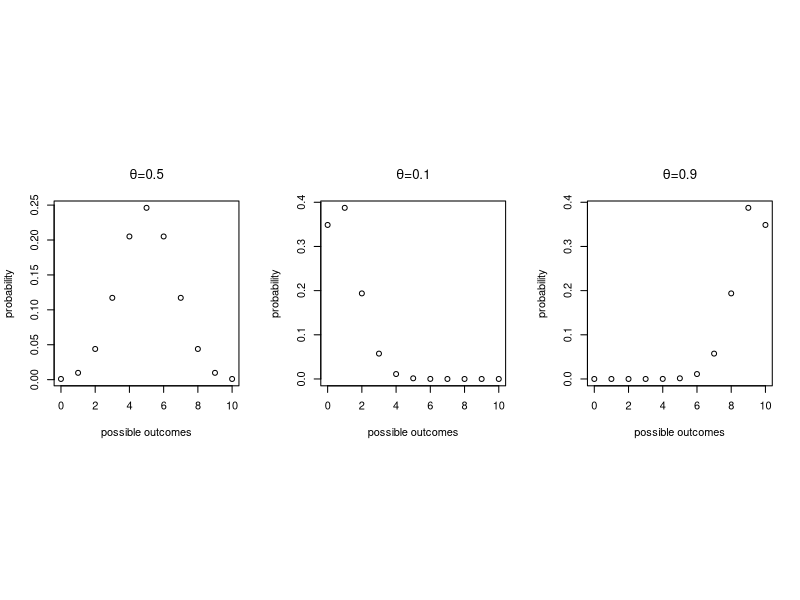
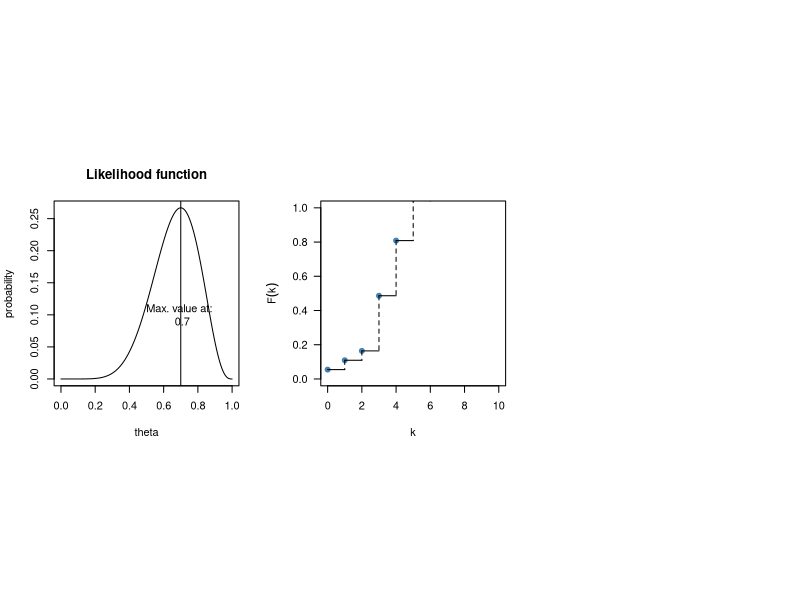
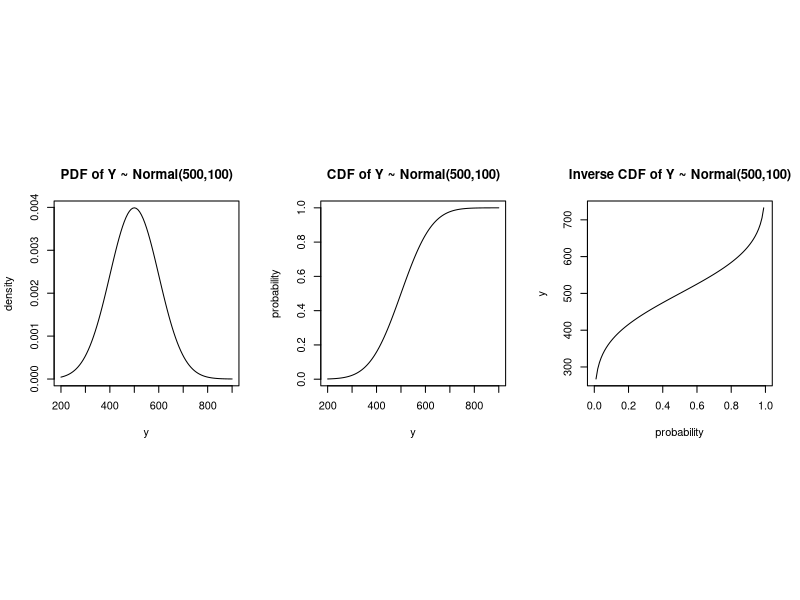

These charts were generated, in order, by the following R code:
## to-do: include venn diagram?


## to-do: do we need to spell this out more?


## --------------------------------------------------------------------------
rbinom(10,n=20,prob=0.5)


## ---- binomplot,echo=FALSE,fig.cap="Probability mass functions of a binomial distribution assuming 10 trials, with 50%, 10%, and 90% probability of success."----
## to-do remove warnings
#library(tibble)
#ggplot(tibble(x=as.integer(0:10), aes(x)) +
#    stat_function(fun=dbinom, geom = "point", 
#                  args = list(size=10, prob=0.5))
op<-par(mfrow=c(1,3),pty="s")
plot(0:10,dbinom(0:10,size=10,prob=0.5),
     xlab="possible outcomes",
     ylab="probability",
     main=expression(paste(theta,"=0.5",sep="")))
plot(0:10,dbinom(0:10,size=10,prob=0.1),xlab="possible outcomes",
     ylab="probability",main=expression(paste(theta,"=0.1",sep="")))
plot(0:10,dbinom(0:10,size=10,prob=0.9),xlab="possible outcomes",
     ylab="probability",
     main=expression(paste(theta,"=0.9",sep="")))


## to-do bar or line graphs above, instead of points


## ---- binomlik,echo=FALSE,fig.cap="The likelihood function for 7 successes out of 10."----
theta<-seq(0,1,by=0.001)
plot(theta,dbinom(7,size=10,prob=theta),
     xlab=expression("theta"),ylab="probability",
     main="Likelihood function",type="l")
abline(v=0.7)
text(0.7,0.1,"Max. value at: \n 0.7")


## DS comment: do we want to show the code for computing all likelihood values? (maybe this comes later?)


## ----dnormexample1,echo=TRUE-----------------------------------------------
dbinom(5,size=10,prob=0.5)


## --------------------------------------------------------------------------
dbinom(5,size=10,prob=c(0.1,0.9))


## ----cdfbinom1,echo=TRUE---------------------------------------------------
## the cumulative probability of obtaining
## 0, 1, or 2 successes out of 10,
## with theta=0.5:
dbinom(0,size=10,prob=0.5)+dbinom(1,size=10,prob=0.5)+
  dbinom(2,size=10,prob=0.5)


## --------------------------------------------------------------------------
sum(dbinom(0:2,size=10,prob=0.5))


## ----pbinomexample1,echo=TRUE----------------------------------------------
pbinom(2,size=10,prob=0.5,lower.tail=TRUE)


## ----pbinomexample2,echo=TRUE----------------------------------------------
pbinom(2,size=10,prob=0.5,lower.tail=FALSE)


## ---- binomcdf,echo=FALSE,fig.cap="The cumulative distribution function for a Binomial distribution assuming 10 trials, with 50% probability of success."----
#op<-par(mfrow=c(1,2),pty="s")
k <- c(1:10)
#plot(k,dbinom(k,size=10,prob=.50),type="h",
#     main="Binomial(n=10,prob=.50)")

fx <- function(x) {
  if(x >= 0 && x < 3) {
    res <-  pbinom(2,size=10,prob=0.50)
  } else if(x >=3 && x < 5) {
    res <- pbinom(4,size=10,prob=0.50)-pbinom(2,size=10,prob=0.50)
  } else if(x >= 5 && x < 6) {
    res <-  pbinom(5,size=10,prob=0.50)-pbinom(4,size=10,prob=0.50)
  } else if(x >= 7 && x < 10) {
    res <-  pbinom(9,size=10,prob=0.50)-pbinom(6,size=10,prob=0.50)
  } else {
    res <- 0
  }

  return(res)
}

fx   <- Vectorize(fx)
grid <- 0:10
p    <- fx(grid)
cdf  <- cumsum(p)

plot(grid, cdf, type = 'p', ylim = c(0, 1), col = 'steelblue',
     xlab = 'k', ylab = expression(F(k)), pch = 19, las = 1)
segments(x0 = grid, x1 = grid + 1, y0 = cdf)
segments(x0 = grid + 1, y0 = c(cdf[-1], 1), y1 = cdf, lty = 2)

#plot(0:10,pbinom(0:10,size=10,prob=0.5),
#     xlab="Possible outcomes k",
#     ylab="Prob. of k or less successes",
#     main="Cumulative distribution function")


## ---- eval=FALSE,binominvcdf,echo=FALSE,fig.cap="The inverse cumulative distribution function for a binomial distribution assuming 10 trials, with 50% probability of success."----
## 
## plot(0:10~pbinom(0:10,size=10,prob=0.5),
##      ylab="Possible outcomes k",
##      xlab="Prob. of k or less successes",
##      main="Cumulative distribution function")


## ----qbinomexample,echo=TRUE-----------------------------------------------
qbinom(0.37,size=10,prob=0.5)


## to-do: explain why qbinom(0.77 gives 5 as an answer and not 4)


## DS comment: maybe it’s good to include an additional Figure for the inverse CDF and an example


## ----rbinomexample,echo=TRUE-----------------------------------------------
rbinom(1,size=10,prob=0.5)


## to-do: introduce Bernoulli here and link it with the code below


## ----rbinomexamplemean,echo=TRUE-------------------------------------------
y<-rbinom(10,size=1,prob=0.5)
mean(y)*10 ; sum(y)


## ---- normdistrn,echo=FALSE,fig.cap="The PDF, CDF, and inverse CDF for the $Normal(\\mu=500,\\sigma=100)$."----
op<-par(mfrow=c(1,3),pty="s")
plot(function(y) dnorm(y,mean=500,sd=100), 200, 900,
      main = "PDF of Y ~ Normal(500,100)",
              ylab="density",xlab="y")
plot(function(y) pnorm(y,mean=500,sd=100), 200, 900,
      main = "CDF of Y ~ Normal(500,100)",
              ylab="probability",xlab="y")
plot(function(y) qnorm(y,mean=500,sd=100), 0, 1,
      main = "Inverse CDF of Y ~ Normal(500,100)",
              ylab="y",xlab="probability")


## to-do: Maybe this is the place to mention some interesting properties like:

## Normal(mu, sigma) = mu + Normal(0,1) * sigma

## (We'll use this property a lot later when we code in Stan)


## ----pnormexample----------------------------------------------------------
pnorm(700,mean=500,sd=100)-pnorm(200,mean=500,sd=100)


## to-do: add figure illustrating the above


## ----qnormexample----------------------------------------------------------
qnorm(0.975,mean=500,sd=100)


## ----rnormexample----------------------------------------------------------
y<-rnorm(10,mean=500,sd=100)
mean(y);var(y)


## --------------------------------------------------------------------------
## density:
dnorm(1,mean=0,sd=1)


## --------------------------------------------------------------------------
pnorm(2,mean=0,sd=1)-pnorm(-2,mean=0,sd=1)


## --------------------------------------------------------------------------
dbinom(2,size=10,prob=0.5)
pbinom(2,size=10,prob=0.5)-pbinom(1,size=10,prob=0.5)


## --------------------------------------------------------------------------
BinLik<-function(theta){
  choose(10,8)*theta^8 * (1-theta)^2
}
integrate(BinLik,lower=0,upper=1)$value


## to-do: add summary


## ----echo=FALSE------------------------------------------------------------
## DATA GENERATION
mean.val<-round(rnorm(1,mean=100,sd=100),digits=0)
sd.val<-round(rnorm(1,mean=100,sd=1.5),digits=0)

q1<-round(rnorm(1,mean=100,sd=100)+50,digits=0)
q2<-round(rnorm(1,mean=100,sd=100)-100,digits=0)

if(q1>q2){
sol<-pnorm(q1,mean=abs(mean.val),sd=abs(sd.val))-pnorm(q2,mean=abs(mean.val),sd=abs(sd.val))
} else {
  sol<-pnorm(q2,mean=abs(mean.val),sd=abs(sd.val))-pnorm(q1,mean=abs(mean.val),sd=abs(sd.val))
}


## ----echo=FALSE------------------------------------------------------------
mu<-round(rnorm(1,mean=51,sd=2),digits=0)
sigma<-round(runif(1,min=2,max=4),digits=0)

q<-round(runif(1,min=40,max=50))
q1<-round(runif(1,min=51,max=60))


p1<-round(pnorm(q,mean=mu,sd=sigma),digits=3)
p2<-round(1-pnorm(q,mean=mu,sd=sigma),digits=3)
p3<-round(1-pnorm(q1,mean=mu,sd=sigma),digits=3)


## ----echo=FALSE------------------------------------------------------------
mu<-round(runif(1,min=45,max=55),digits=0)
sigma<-round(runif(1,min=2,max=10),digits=0)

p1<-round(pnorm(mu-5,mean=mu,sd=sigma),digits=3)
p2<-round(pnorm(mu+3,mean=mu,sd=sigma)-pnorm(mu-3,mean=mu,sd=sigma),digits=3)
p3<-round(1-pnorm(mu+1,mean=mu,sd=sigma),digits=3)


## ----echo=FALSE------------------------------------------------------------
prob1<-round(runif(1,min=0,max=1),digits=2)
if(prob1<=0.5){
 prob2<-round(runif(1,min=0.55,max=0.99),digits=2)
} else {
    prob2<-prob1
    prob1<-round(runif(1,min=0.01,max=0.40),digits=2)}

lower<-round(qnorm(prob1,mean=1,sd=1),digits=3)
upper<-round(qnorm(prob2,mean=1,sd=1),digits=3)


## ----echo=FALSE------------------------------------------------------------
mu<-round(runif(1,min=50,max=60),digits=3)
sigma<-round(runif(1,min=0.5,max=1.5),digits=3)
probs<-c(.80,.85,.90,.95,.99)
prob<-sample(probs,1)
tailprob<-(1-prob)/2
q1<-round(qnorm(tailprob,mean=mu,sd=sigma),digits=3)
q2<-round(qnorm(tailprob,mean=mu,sd=sigma,lower.tail=FALSE),digits=3)


## ----echo=FALSE------------------------------------------------------------
n<-round(runif(1,min=140,max=170))
mu<-round(runif(1,min=120,max=180),0)
sigma<-round(runif(1,min=30,max=80),0)
x<-rnorm(n,mean=mu,sd=sigma)
sample.sd<-round(sd(x),3)
sample.mean<-round(mean(x),digits=3)
estimated.se<- round(sample.sd/sqrt(n),3)
crit.t<-abs(round(qt(0.025,df=n-1),3))
lower<-round(sample.mean-crit.t*estimated.se,digits=3)
upper<-round(sample.mean+crit.t*estimated.se,digits=3)


## ----echo=FALSE------------------------------------------------------------
x<-round(rnorm(1,mean=12,sd=5),3)
mn<-seq(9,12,by=1)
ans1<-round(dnorm(x,mean=mn[4],sd=5),3)
ans2<-round(dnorm(x,mean=mn[3],sd=5),3)
ans3<-round(dnorm(x,mean=mn[2],sd=5),3)
ans4<-round(dnorm(x,mean=mn[1],sd=5),3)


## ----echo=FALSE------------------------------------------------------------
x<-round(rnorm(10,mean=500,sd=10),0)
mn<-mean(x)
loglik<-round(sum(dnorm(x,mean=mn,sd=5,log=TRUE)),3)
loglik2<-round(sum(dnorm(x,mean=mn-2,sd=5,log=TRUE)),3)


## --------------------------------------------------------------------------
x


## --------------------------------------------------------------------------
dnorm(5,mean=10,sd=2)*dnorm(10,mean=10,sd=2)


## --------------------------------------------------------------------------
log(2*3)
log(2) + log(3)


## --------------------------------------------------------------------------
dnorm(5,mean=10,sd=2,log=TRUE)+dnorm(10,mean=10,sd=2,log=TRUE)


## --------------------------------------------------------------------------
sum(dnorm(c(5,10),mean=10,sd=2,log=TRUE))

